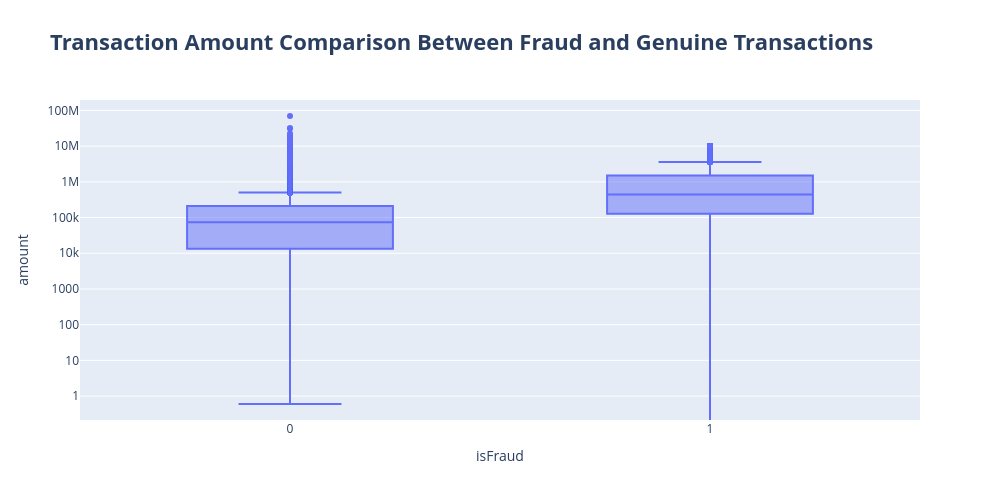

Notebook source saved alongside this figure:
### Code cell
# Transaction Amount Comparison Between Fraud and Genuine Transactions
fig = px.box(
    df,
    x="isFraud",
    y="amount",
    title="Transaction Amount Comparison Between Fraud and Genuine Transactions"
)

fig.update_layout(
    title_font=dict(size=22, weight="bold"),
    width=1000,
    height=500,
    yaxis_type="log"
)

fig.show()

### Figure 1 — Plotly figure (JSON) as saved in the notebook; plotly's stock layout.template omitted (floating-point values rounded to 4 significant figures; data arrays with more than 128 entries replaced by an {"elided": "..."} marker saying what was removed)
{"data": [{"alignmentgroup": "True", "hovertemplate": "isFraud=%{x}<br>amount=%{y}<extra></extra>", "legendgroup": "", "marker": {"color": "#636efa"}, "name": "", "notched": false, "offsetgroup": "", "orientation": "v", "showlegend": false, "type": "box", "x": {"elided": "58213 int values"}, "x0": " ", "xaxis": "x", "y": {"elided": "58213 float values"}, "y0": " ", "yaxis": "y"}], "layout": {"boxmode": "group", "height": 500, "legend": {"tracegroupgap": 0}, "title": {"font": {"size": 22, "weight": "bold"}, "text": "Transaction Amount Comparison Between Fraud and Genuine Transactions"}, "width": 1000, "xaxis": {"anchor": "y", "domain": [0, 1], "title": {"text": "isFraud"}}, "yaxis": {"anchor": "x", "domain": [0, 1], "title": {"text": "amount"}, "type": "log"}}}
